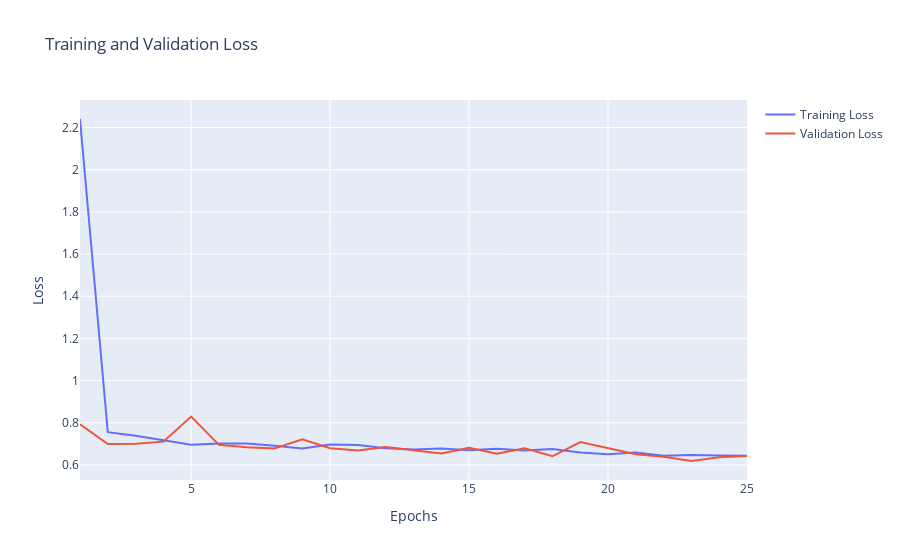

This figure's notebook cell:
### Code cell
fig = go.Figure()
fig.add_trace(go.Scatter(x=epochs, y=loss, name="Training Loss"))
fig.add_trace(go.Scatter(x=epochs, y=val_loss, name="Validation Loss"))
fig.update_layout(
    title="Training and Validation Loss",
    xaxis_title="Epochs",
    yaxis_title="Loss"
)
fig.show()

### Figure 1 — Plotly figure (JSON) as saved in the notebook; plotly's stock layout.template omitted (floating-point values rounded to 4 significant figures)
{"data": [{"name": "Training Loss", "type": "scatter", "x": [1, 2, 3, 4, 5, 6, 7, 8, 9, 10, 11, 12, 13, 14, 15, 16, 17, 18, 19, 20, 21, 22, 23, 24, 25], "y": [2.24, 0.7558, 0.7386, 0.7172, 0.6959, 0.7014, 0.7019, 0.6914, 0.6777, 0.6966, 0.6948, 0.6789, 0.6739, 0.6777, 0.6695, 0.6766, 0.6689, 0.6755, 0.6588, 0.6513, 0.6598, 0.6436, 0.6474, 0.6451, 0.6435]}, {"name": "Validation Loss", "type": "scatter", "x": [1, 2, 3, 4, 5, 6, 7, 8, 9, 10, 11, 12, 13, 14, 15, 16, 17, 18, 19, 20, 21, 22, 23, 24, 25], "y": [0.7933, 0.6993, 0.7005, 0.7107, 0.8293, 0.6955, 0.6845, 0.6787, 0.722, 0.6791, 0.6686, 0.6848, 0.6695, 0.6541, 0.6815, 0.6537, 0.6791, 0.6414, 0.7087, 0.6799, 0.6511, 0.6388, 0.619, 0.6363, 0.6429]}], "layout": {"title": {"text": "Training and Validation Loss"}, "xaxis": {"title": {"text": "Epochs"}}, "yaxis": {"title": {"text": "Loss"}}}}
